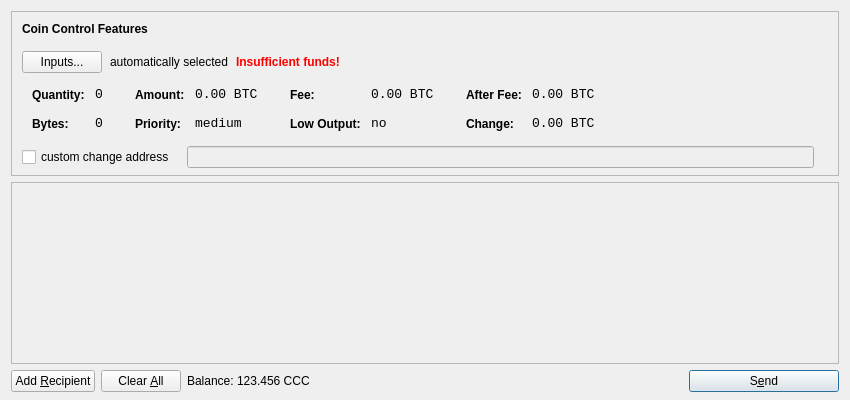
<?xml version="1.0" encoding="UTF-8"?>
<ui version="4.0">
 <class>SendCoinsDialog</class>
 <widget class="QDialog" name="SendCoinsDialog">
  <property name="geometry">
   <rect>
    <x>0</x>
    <y>0</y>
    <width>850</width>
    <height>400</height>
   </rect>
  </property>
  <property name="windowTitle">
   <string>Send Coins</string>
  </property>
  <layout class="QVBoxLayout" name="verticalLayout" stretch="0,1,0">
   <property name="bottomMargin">
    <number>8</number>
   </property>
   <item>
    <widget class="QFrame" name="frameCoinControl">
     <property name="sizePolicy">
      <sizepolicy hsizetype="Expanding" vsizetype="Expanding">
       <horstretch>0</horstretch>
       <verstretch>0</verstretch>
      </sizepolicy>
     </property>
     <property name="maximumSize">
      <size>
       <width>16777215</width>
       <height>16777215</height>
      </size>
     </property>
     <property name="frameShape">
      <enum>QFrame::StyledPanel</enum>
     </property>
     <property name="frameShadow">
      <enum>QFrame::Sunken</enum>
     </property>
     <layout class="QVBoxLayout" name="verticalLayoutCoinControl2">
      <property name="spacing">
       <number>-1</number>
      </property>
      <property name="leftMargin">
       <number>0</number>
      </property>
      <property name="topMargin">
       <number>0</number>
      </property>
      <property name="rightMargin">
       <number>0</number>
      </property>
      <property name="bottomMargin">
       <number>6</number>
      </property>
      <item>
       <layout class="QVBoxLayout" name="verticalLayoutCoinControl" stretch="0,0,0,0,1">
        <property name="spacing">
         <number>0</number>
        </property>
        <property name="leftMargin">
         <number>10</number>
        </property>
        <property name="topMargin">
         <number>10</number>
        </property>
        <item>
         <layout class="QHBoxLayout" name="horizontalLayoutCoinControl1">
          <property name="bottomMargin">
           <number>15</number>
          </property>
          <item>
           <widget class="QLabel" name="labelCoinControlFeatures">
            <property name="sizePolicy">
             <sizepolicy hsizetype="Preferred" vsizetype="Maximum">
              <horstretch>0</horstretch>
              <verstretch>0</verstretch>
             </sizepolicy>
            </property>
            <property name="font">
             <font>
              <weight>75</weight>
              <bold>true</bold>
             </font>
            </property>
            <property name="styleSheet">
             <string notr="true">font-weight:bold;</string>
            </property>
            <property name="text">
             <string>Coin Control Features</string>
            </property>
           </widget>
          </item>
         </layout>
        </item>
        <item>
         <layout class="QHBoxLayout" name="horizontalLayoutCoinControl2" stretch="0,0,0,0">
          <property name="spacing">
           <number>8</number>
          </property>
          <property name="bottomMargin">
           <number>10</number>
          </property>
          <item>
           <widget class="QPushButton" name="pushButtonCoinControl">
            <property name="styleSheet">
             <string notr="true"/>
            </property>
            <property name="text">
             <string>Inputs...</string>
            </property>
           </widget>
          </item>
          <item>
           <widget class="QLabel" name="labelCoinControlAutomaticallySelected">
            <property name="text">
             <string>automatically selected</string>
            </property>
            <property name="margin">
             <number>5</number>
            </property>
           </widget>
          </item>
          <item>
           <widget class="QLabel" name="labelCoinControlInsuffFunds">
            <property name="font">
             <font>
              <weight>75</weight>
              <bold>true</bold>
             </font>
            </property>
            <property name="styleSheet">
             <string notr="true">color:red;font-weight:bold;</string>
            </property>
            <property name="text">
             <string>Insufficient funds!</string>
            </property>
            <property name="margin">
             <number>5</number>
            </property>
           </widget>
          </item>
          <item>
           <spacer name="horizontalSpacerCoinControl">
            <property name="orientation">
             <enum>Qt::Horizontal</enum>
            </property>
            <property name="sizeHint" stdset="0">
             <size>
              <width>40</width>
              <height>1</height>
             </size>
            </property>
           </spacer>
          </item>
         </layout>
        </item>
        <item>
         <widget class="QWidget" name="widgetCoinControl" native="true">
          <property name="sizePolicy">
           <sizepolicy hsizetype="Preferred" vsizetype="Preferred">
            <horstretch>0</horstretch>
            <verstretch>0</verstretch>
           </sizepolicy>
          </property>
          <property name="minimumSize">
           <size>
            <width>0</width>
            <height>0</height>
           </size>
          </property>
          <property name="styleSheet">
           <string notr="true"/>
          </property>
          <layout class="QHBoxLayout" name="horizontalLayoutCoinControl5">
           <property name="margin">
            <number>0</number>
           </property>
           <item>
            <layout class="QHBoxLayout" name="horizontalLayoutCoinControl3" stretch="0,0,0,1">
             <property name="spacing">
              <number>20</number>
             </property>
             <property name="topMargin">
              <number>0</number>
             </property>
             <property name="bottomMargin">
              <number>10</number>
             </property>
             <item>
              <layout class="QFormLayout" name="formLayoutCoinControl1">
               <property name="horizontalSpacing">
                <number>10</number>
               </property>
               <property name="verticalSpacing">
                <number>14</number>
               </property>
               <property name="leftMargin">
                <number>10</number>
               </property>
               <property name="topMargin">
                <number>4</number>
               </property>
               <property name="rightMargin">
                <number>6</number>
               </property>
               <item row="0" column="0">
                <widget class="QLabel" name="labelCoinControlQuantityText">
                 <property name="styleSheet">
                  <string notr="true">font-weight:bold;</string>
                 </property>
                 <property name="text">
                  <string>Quantity:</string>
                 </property>
                 <property name="margin">
                  <number>0</number>
                 </property>
                </widget>
               </item>
               <item row="0" column="1">
                <widget class="QLabel" name="labelCoinControlQuantity">
                 <property name="font">
                  <font>
                   <family>Monospace</family>
                   <pointsize>10</pointsize>
                  </font>
                 </property>
                 <property name="cursor">
                  <cursorShape>IBeamCursor</cursorShape>
                 </property>
                 <property name="contextMenuPolicy">
                  <enum>Qt::ActionsContextMenu</enum>
                 </property>
                 <property name="text">
                  <string notr="true">0</string>
                 </property>
                 <property name="margin">
                  <number>0</number>
                 </property>
                 <property name="textInteractionFlags">
                  <set>Qt::LinksAccessibleByMouse|Qt::TextSelectableByKeyboard|Qt::TextSelectableByMouse</set>
                 </property>
                </widget>
               </item>
               <item row="1" column="0">
                <widget class="QLabel" name="labelCoinControlBytesText">
                 <property name="styleSheet">
                  <string notr="true">font-weight:bold;</string>
                 </property>
                 <property name="text">
                  <string>Bytes:</string>
                 </property>
                </widget>
               </item>
               <item row="1" column="1">
                <widget class="QLabel" name="labelCoinControlBytes">
                 <property name="font">
                  <font>
                   <family>Monospace</family>
                   <pointsize>10</pointsize>
                  </font>
                 </property>
                 <property name="cursor">
                  <cursorShape>IBeamCursor</cursorShape>
                 </property>
                 <property name="contextMenuPolicy">
                  <enum>Qt::ActionsContextMenu</enum>
                 </property>
                 <property name="text">
                  <string notr="true">0</string>
                 </property>
                 <property name="textInteractionFlags">
                  <set>Qt::LinksAccessibleByMouse|Qt::TextSelectableByKeyboard|Qt::TextSelectableByMouse</set>
                 </property>
                </widget>
               </item>
              </layout>
             </item>
             <item>
              <layout class="QFormLayout" name="formLayoutCoinControl2">
               <property name="horizontalSpacing">
                <number>10</number>
               </property>
               <property name="verticalSpacing">
                <number>14</number>
               </property>
               <property name="leftMargin">
                <number>6</number>
               </property>
               <property name="topMargin">
                <number>4</number>
               </property>
               <property name="rightMargin">
                <number>6</number>
               </property>
               <item row="0" column="0">
                <widget class="QLabel" name="labelCoinControlAmountText">
                 <property name="styleSheet">
                  <string notr="true">font-weight:bold;</string>
                 </property>
                 <property name="text">
                  <string>Amount:</string>
                 </property>
                 <property name="margin">
                  <number>0</number>
                 </property>
                </widget>
               </item>
               <item row="0" column="1">
                <widget class="QLabel" name="labelCoinControlAmount">
                 <property name="font">
                  <font>
                   <family>Monospace</family>
                   <pointsize>10</pointsize>
                  </font>
                 </property>
                 <property name="cursor">
                  <cursorShape>IBeamCursor</cursorShape>
                 </property>
                 <property name="contextMenuPolicy">
                  <enum>Qt::ActionsContextMenu</enum>
                 </property>
                 <property name="text">
                  <string notr="true">0.00 BTC</string>
                 </property>
                 <property name="textInteractionFlags">
                  <set>Qt::LinksAccessibleByMouse|Qt::TextSelectableByKeyboard|Qt::TextSelectableByMouse</set>
                 </property>
                </widget>
               </item>
               <item row="1" column="0">
                <widget class="QLabel" name="labelCoinControlPriorityText">
                 <property name="styleSheet">
                  <string notr="true">font-weight:bold;</string>
                 </property>
                 <property name="text">
                  <string>Priority:</string>
                 </property>
                </widget>
               </item>
               <item row="1" column="1">
                <widget class="QLabel" name="labelCoinControlPriority">
                 <property name="font">
                  <font>
                   <family>Monospace</family>
                   <pointsize>10</pointsize>
                  </font>
                 </property>
                 <property name="cursor">
                  <cursorShape>IBeamCursor</cursorShape>
                 </property>
                 <property name="contextMenuPolicy">
                  <enum>Qt::ActionsContextMenu</enum>
                 </property>
                 <property name="text">
                  <string>medium</string>
                 </property>
                 <property name="textInteractionFlags">
                  <set>Qt::LinksAccessibleByMouse|Qt::TextSelectableByKeyboard|Qt::TextSelectableByMouse</set>
                 </property>
                </widget>
               </item>
              </layout>
             </item>
             <item>
              <layout class="QFormLayout" name="formLayoutCoinControl3">
               <property name="horizontalSpacing">
                <number>10</number>
               </property>
               <property name="verticalSpacing">
                <number>14</number>
               </property>
               <property name="leftMargin">
                <number>6</number>
               </property>
               <property name="topMargin">
                <number>4</number>
               </property>
               <property name="rightMargin">
                <number>6</number>
               </property>
               <item row="0" column="0">
                <widget class="QLabel" name="labelCoinControlFeeText">
                 <property name="styleSheet">
                  <string notr="true">font-weight:bold;</string>
                 </property>
                 <property name="text">
                  <string>Fee:</string>
                 </property>
                 <property name="margin">
                  <number>0</number>
                 </property>
                </widget>
               </item>
               <item row="0" column="1">
                <widget class="QLabel" name="labelCoinControlFee">
                 <property name="font">
                  <font>
                   <family>Monospace</family>
                   <pointsize>10</pointsize>
                  </font>
                 </property>
                 <property name="cursor">
                  <cursorShape>IBeamCursor</cursorShape>
                 </property>
                 <property name="contextMenuPolicy">
                  <enum>Qt::ActionsContextMenu</enum>
                 </property>
                 <property name="text">
                  <string notr="true">0.00 BTC</string>
                 </property>
                 <property name="textInteractionFlags">
                  <set>Qt::LinksAccessibleByMouse|Qt::TextSelectableByKeyboard|Qt::TextSelectableByMouse</set>
                 </property>
                </widget>
               </item>
               <item row="1" column="0">
                <widget class="QLabel" name="labelCoinControlLowOutputText">
                 <property name="styleSheet">
                  <string notr="true">font-weight:bold;</string>
                 </property>
                 <property name="text">
                  <string>Low Output:</string>
                 </property>
                </widget>
               </item>
               <item row="1" column="1">
                <widget class="QLabel" name="labelCoinControlLowOutput">
                 <property name="font">
                  <font>
                   <family>Monospace</family>
                   <pointsize>10</pointsize>
                  </font>
                 </property>
                 <property name="cursor">
                  <cursorShape>IBeamCursor</cursorShape>
                 </property>
                 <property name="contextMenuPolicy">
                  <enum>Qt::ActionsContextMenu</enum>
                 </property>
                 <property name="text">
                  <string>no</string>
                 </property>
                 <property name="textInteractionFlags">
                  <set>Qt::LinksAccessibleByMouse|Qt::TextSelectableByKeyboard|Qt::TextSelectableByMouse</set>
                 </property>
                </widget>
               </item>
              </layout>
             </item>
             <item>
              <layout class="QFormLayout" name="formLayoutCoinControl4">
               <property name="horizontalSpacing">
                <number>10</number>
               </property>
               <property name="verticalSpacing">
                <number>14</number>
               </property>
               <property name="leftMargin">
                <number>6</number>
               </property>
               <property name="topMargin">
                <number>4</number>
               </property>
               <property name="rightMargin">
                <number>6</number>
               </property>
               <item row="0" column="0">
                <widget class="QLabel" name="labelCoinControlAfterFeeText">
                 <property name="styleSheet">
                  <string notr="true">font-weight:bold;</string>
                 </property>
                 <property name="text">
                  <string>After Fee:</string>
                 </property>
                 <property name="margin">
                  <number>0</number>
                 </property>
                </widget>
               </item>
               <item row="0" column="1">
                <widget class="QLabel" name="labelCoinControlAfterFee">
                 <property name="font">
                  <font>
                   <family>Monospace</family>
                   <pointsize>10</pointsize>
                  </font>
                 </property>
                 <property name="cursor">
                  <cursorShape>IBeamCursor</cursorShape>
                 </property>
                 <property name="contextMenuPolicy">
                  <enum>Qt::ActionsContextMenu</enum>
                 </property>
                 <property name="text">
                  <string notr="true">0.00 BTC</string>
                 </property>
                 <property name="textInteractionFlags">
                  <set>Qt::LinksAccessibleByMouse|Qt::TextSelectableByKeyboard|Qt::TextSelectableByMouse</set>
                 </property>
                </widget>
               </item>
               <item row="1" column="0">
                <widget class="QLabel" name="labelCoinControlChangeText">
                 <property name="styleSheet">
                  <string notr="true">font-weight:bold;</string>
                 </property>
                 <property name="text">
                  <string>Change:</string>
                 </property>
                </widget>
               </item>
               <item row="1" column="1">
                <widget class="QLabel" name="labelCoinControlChange">
                 <property name="font">
                  <font>
                   <family>Monospace</family>
                   <pointsize>10</pointsize>
                  </font>
                 </property>
                 <property name="cursor">
                  <cursorShape>IBeamCursor</cursorShape>
                 </property>
                 <property name="contextMenuPolicy">
                  <enum>Qt::ActionsContextMenu</enum>
                 </property>
                 <property name="text">
                  <string notr="true">0.00 BTC</string>
                 </property>
                 <property name="textInteractionFlags">
                  <set>Qt::LinksAccessibleByMouse|Qt::TextSelectableByKeyboard|Qt::TextSelectableByMouse</set>
                 </property>
                </widget>
               </item>
              </layout>
             </item>
            </layout>
           </item>
          </layout>
         </widget>
        </item>
        <item>
         <layout class="QHBoxLayout" name="horizontalLayoutCoinControl4" stretch="0,0,0">
          <property name="spacing">
           <number>12</number>
          </property>
          <property name="sizeConstraint">
           <enum>QLayout::SetDefaultConstraint</enum>
          </property>
          <property name="topMargin">
           <number>5</number>
          </property>
          <property name="rightMargin">
           <number>5</number>
          </property>
          <item>
           <widget class="QCheckBox" name="checkBoxCoinControlChange">
            <property name="text">
             <string>custom change address</string>
            </property>
           </widget>
          </item>
          <item>
           <widget class="QLineEdit" name="lineEditCoinControlChange">
            <property name="enabled">
             <bool>false</bool>
            </property>
            <property name="sizePolicy">
             <sizepolicy hsizetype="Expanding" vsizetype="Fixed">
              <horstretch>0</horstretch>
              <verstretch>0</verstretch>
             </sizepolicy>
            </property>
           </widget>
          </item>
          <item>
           <widget class="QLabel" name="labelCoinControlChangeLabel">
            <property name="sizePolicy">
             <sizepolicy hsizetype="Preferred" vsizetype="Expanding">
              <horstretch>0</horstretch>
              <verstretch>0</verstretch>
             </sizepolicy>
            </property>
            <property name="minimumSize">
             <size>
              <width>0</width>
              <height>0</height>
             </size>
            </property>
            <property name="text">
             <string/>
            </property>
            <property name="margin">
             <number>3</number>
            </property>
           </widget>
          </item>
         </layout>
        </item>
        <item>
         <spacer name="verticalSpacerCoinControl">
          <property name="orientation">
           <enum>Qt::Vertical</enum>
          </property>
          <property name="sizeHint" stdset="0">
           <size>
            <width>800</width>
            <height>1</height>
           </size>
          </property>
         </spacer>
        </item>
       </layout>
      </item>
     </layout>
    </widget>
   </item>
   <item>
    <widget class="QScrollArea" name="scrollArea">
     <property name="widgetResizable">
      <bool>true</bool>
     </property>
     <widget class="QWidget" name="scrollAreaWidgetContents">
      <property name="geometry">
       <rect>
        <x>0</x>
        <y>0</y>
        <width>830</width>
        <height>165</height>
       </rect>
      </property>
      <layout class="QVBoxLayout" name="verticalLayout_2">
       <property name="margin">
        <number>0</number>
       </property>
       <item>
        <layout class="QVBoxLayout" name="entries">
         <property name="spacing">
          <number>6</number>
         </property>
        </layout>
       </item>
       <item>
        <spacer name="verticalSpacer">
         <property name="orientation">
          <enum>Qt::Vertical</enum>
         </property>
         <property name="sizeHint" stdset="0">
          <size>
           <width>20</width>
           <height>40</height>
          </size>
         </property>
        </spacer>
       </item>
      </layout>
     </widget>
    </widget>
   </item>
   <item>
    <layout class="QHBoxLayout" name="horizontalLayout">
     <item>
      <widget class="QPushButton" name="addButton">
       <property name="toolTip">
        <string>Send to multiple recipients at once</string>
       </property>
       <property name="text">
        <string>Add &amp;Recipient</string>
       </property>
       <property name="icon">
        <iconset resource="../bitcoin.qrc">
         <normaloff>:/icons/add</normaloff>:/icons/add</iconset>
       </property>
       <property name="autoDefault">
        <bool>false</bool>
       </property>
      </widget>
     </item>
     <item>
      <widget class="QPushButton" name="clearButton">
       <property name="sizePolicy">
        <sizepolicy hsizetype="Minimum" vsizetype="Fixed">
         <horstretch>0</horstretch>
         <verstretch>0</verstretch>
        </sizepolicy>
       </property>
       <property name="toolTip">
        <string>Remove all transaction fields</string>
       </property>
       <property name="text">
        <string>Clear &amp;All</string>
       </property>
       <property name="icon">
        <iconset resource="../bitcoin.qrc">
         <normaloff>:/icons/remove</normaloff>:/icons/remove</iconset>
       </property>
       <property name="autoRepeatDelay">
        <number>300</number>
       </property>
       <property name="autoDefault">
        <bool>false</bool>
       </property>
      </widget>
     </item>
     <item>
      <layout class="QHBoxLayout" name="horizontalLayout_2">
       <property name="spacing">
        <number>3</number>
       </property>
       <item>
        <widget class="QLabel" name="label">
         <property name="text">
          <string>Balance:</string>
         </property>
        </widget>
       </item>
       <item>
        <widget class="QLabel" name="labelBalance">
         <property name="cursor">
          <cursorShape>IBeamCursor</cursorShape>
         </property>
         <property name="text">
          <string>123.456 CCC</string>
         </property>
         <property name="textInteractionFlags">
          <set>Qt::LinksAccessibleByMouse|Qt::TextSelectableByKeyboard|Qt::TextSelectableByMouse</set>
         </property>
        </widget>
       </item>
      </layout>
     </item>
     <item>
      <spacer name="horizontalSpacer">
       <property name="orientation">
        <enum>Qt::Horizontal</enum>
       </property>
       <property name="sizeHint" stdset="0">
        <size>
         <width>40</width>
         <height>20</height>
        </size>
       </property>
      </spacer>
     </item>
     <item>
      <widget class="QPushButton" name="sendButton">
       <property name="minimumSize">
        <size>
         <width>150</width>
         <height>0</height>
        </size>
       </property>
       <property name="toolTip">
        <string>Confirm the send action</string>
       </property>
       <property name="text">
        <string>S&amp;end</string>
       </property>
       <property name="icon">
        <iconset resource="../bitcoin.qrc">
         <normaloff>:/icons/send</normaloff>:/icons/send</iconset>
       </property>
       <property name="default">
        <bool>true</bool>
       </property>
      </widget>
     </item>
    </layout>
   </item>
  </layout>
 </widget>
 <resources>
  <include location="../bitcoin.qrc"/>
 </resources>
 <connections/>
</ui>
